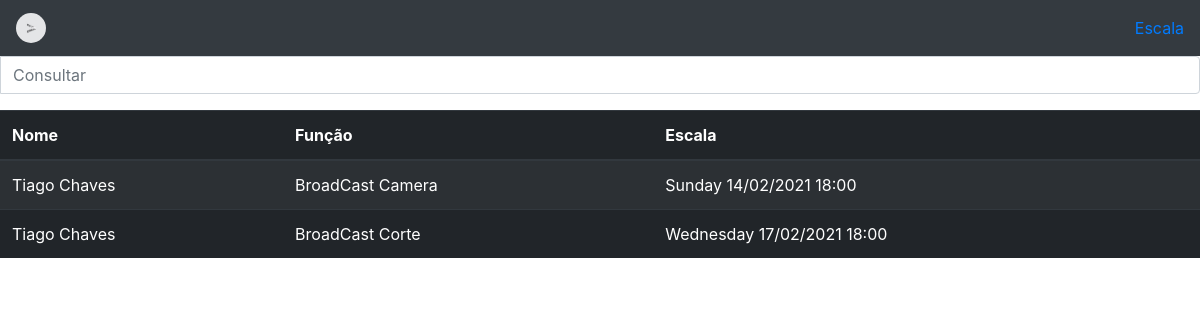
Page /lista_escala on the earlier database version.
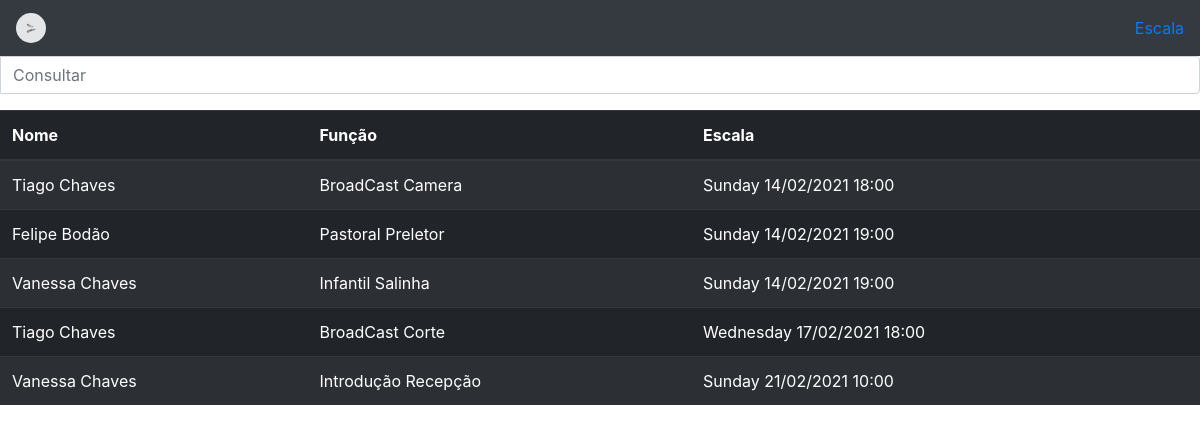
Same page on the later database version.
### escala/models.py (models this page shows, shortened)
class Escala(models.Model):
    funcao = models.ForeignKey(Funcao, on_delete=models.CASCADE)
    nome = models.ForeignKey('Pessoa', on_delete=models.CASCADE)
    data = models.DateTimeField()
    ultima_alteração = models.DateTimeField(auto_now_add=True)
    def datas(self):
        return self.data.strftime('%A %d/%m/%Y %H:%M')

class Pessoa(models.Model):
    nome = models.CharField(max_length=25)
    sobre_nome = models.CharField(max_length=25)
    funcao = models.ForeignKey(Funcao, on_delete=models.CASCADE)
    email = models.EmailField(blank=True, null=True)
    celular = models.CharField(max_length=11)
    def __str__(self):
        return f'{self.nome} {self.sobre_nome}'

class Funcao(models.Model):
    ministerio = models.ForeignKey(Ministerio, on_delete=models.CASCADE)
    funcao = models.CharField(max_length=30)
    def __str__(self):
        return f'{str(self.ministerio)} {self.funcao}'

class Ministerio(models.Model):
    nome_ministerio = models.CharField(max_length=30)
    def __str__(self):
        return self.nome_ministerio

### escala/views.py (the view)
# urls.py: path('lista_escala', views.lista_escala, name='lista_escala'),
def lista_escala(request):
    busca = request.GET.get('buscar')
    if busca:
        resultado = Escala.objects.filter(nome__icontains=busca)
        resultado = {
            'lista': resultado
        }
    else:
        resultado = Escala.objects.order_by('data')
        resultado = {
            'lista': resultado
        }
    return render(request, 'lista_escala.html', resultado)

### templates/lista_escala.html (shortened to what this page needs)
{%extends 'base.html' %}
{%block content%}
<section>
  <div class="form-group input-group">
    <input name="consulta" id="txt_consulta" placeholder="Consultar" type="text" class="form-control">
  </div>
</section>
<table id="tabela" class="table table-striped table-dark">
  <thead>
    <tr>
      <th scope="col">Nome</th>
      <th scope="col">Função</th>
      <th scope="col">Escala</th>
    </tr>
  </thead>
  <tbody>
  {%if lista %}
  {%for lis in lista%}
    <tr>
      <td>{{lis.nome}}</td>
      <td>{{lis.funcao}}</td>
      <td>{{lis.datas}}</td>
    </tr>
  {%endfor %}
  {%endif%}
  </tbody>
</table>
{% endblock %}

### templates/base.html (shortened to what this page needs)
{% load static %}
<!doctype html>
<html lang="pt-br">
<head>
<link rel="stylesheet" href="https://stackpath.bootstrapcdn.com/bootstrap/4.1.3/css/bootstrap.min.css">
</head>
    <body>
        <nav class="navbar navbar-light bg-dark ">
          <a class="navbar-brand" href="admin/">
            <img src="{% static 'img/guia.jpg' %}" width="30" height="30" class="d-inline-block align-top" alt="">
          </a>
            <a>
                <a href="{%url 'lista_escala'%}"> Escala</a>
            </a>
        </nav>
{%block content%}
{% endblock %}
</body>
</html>

### templates/base.html (style rules this page uses)
img { border-radius: 50%; }

Differences in the rows shown:
added Escala: nome "Felipe Bodão", funcao "Pastoral Preletor", datas "Sunday 14/02/2021 19:00"
added Escala: nome "Vanessa Chaves", funcao "Infantil Salinha", datas "Sunday 14/02/2021 19:00"
added Escala: nome "Vanessa Chaves", funcao "Introdução Recepção", datas "Sunday 21/02/2021 10:00"
